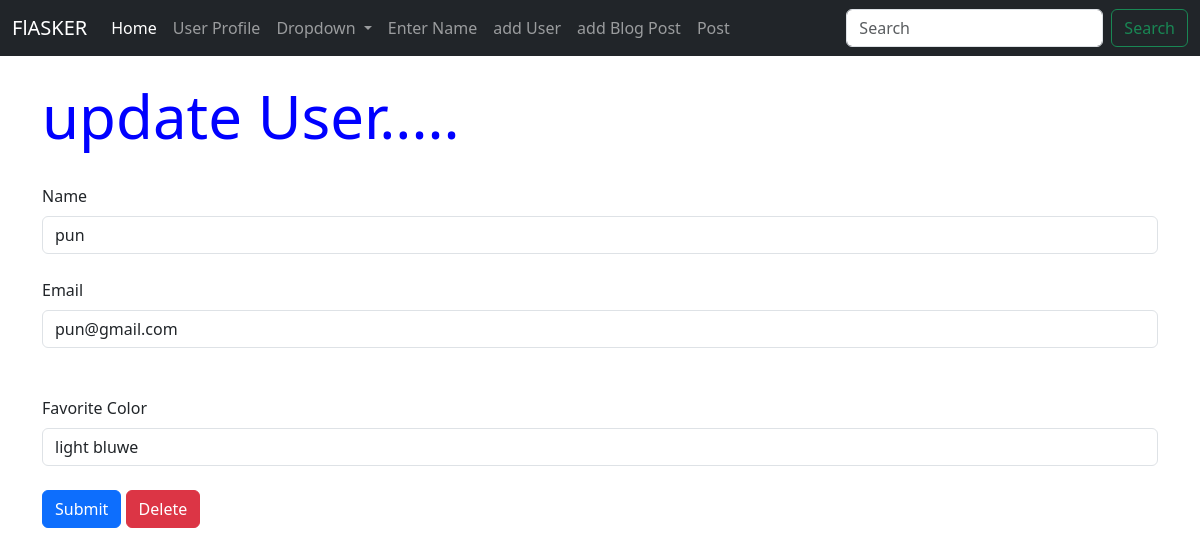
Page /update/4 on the committed database.
### hello.py (models this page shows, shortened)
class Users(db.Model):
    id = db.Column(db.Integer, primary_key=True)
    name = db.Column(db.String(200), nullable=False)
    email = db.Column(db.String(120), nullable=False, unique=True)
    favorite_color = db.Column(db.String(120))
    password_hash = db.Column(db.String(128), nullable=False)
    @property
    def password(self):
        raise AttributeError('password is not a readable attribute')
    date_added = db.Column(db.DateTime, default=datetime.utcnow)

### hello.py (the view)
@app.route('/update/<int:id>', methods=['GET', 'POST'])
def update(id):
    form = UserForm()
    name_to_update = Users.query.get_or_404(id)
    if request.method == "POST":
        name_to_update.name = request.form['name']
        name_to_update.email = request.form['email']
        name_to_update.favorite_color = request.form['favorite_color']
        try:
            db.session.commit()
            flash("User Updated Successfully!")
            return render_template('update.html', form=form, name_to_update=name_to_update)
        except:
            flash("Error! Looks like there was a problem...try again")
            return render_template('update.html', form=form, name_to_update=name_to_update)
    else:
        return render_template('update.html', form=form, name_to_update=name_to_update,id=id)

### hello.py
class UserForm(FlaskForm):
    name = StringField("Name", validators=[DataRequired()])
    email = StringField("Email", validators=[DataRequired()])
    favorite_color = StringField("Favorite Color")
    password_hash = PasswordField("Password", validators=[DataRequired(), EqualTo("password_hash2", message="Passwords Must Match")])
    password_hash2 = PasswordField("Confirm Password", validators=[DataRequired()])
    submit = SubmitField("Submit")

### templates/update.html (shortened to what this page needs)
{% extends 'base.html' %}
{% block content %}
{% if name %}
      <h1> update user</h1>
      <br/>
      <ul>
        {% for our_user in our_users %}
            <li>{{our_user.id}} - {{ our_user.name }} - {{ our_user.email }} - {{ our_user.favorite_color }}</li>
        {% endfor %}
    </ul>
{% else %}
      <h1> update User..... </h1>
      <br/>
      <form action ="/update/{{name_to_update.id}}" method = "POST">
        {{ form.name.label(class="form-label") }}
        {{ form.name(class="form-control", value=name_to_update.name) }}
         <br/>
         {{ form.email.label(class="form-label") }}
         {{ form.email(class="form-control", value=name_to_update.email) }}
          <br/>
        <br/>
          {{ form.favorite_color.label(class="form-label") }}
          {{ form.favorite_color(class="form-control", value=name_to_update.favorite_color) }}
          <br/>
        {{ form.submit(class="btn btn-primary") }}
        <a href={{url_for('delete', id=name_to_update.id)}} class="btn btn-danger">Delete</a>
      </form>
    <br/>
    <br/>
    <br/>
{% endif %}
{% endblock %}

### static/CSS/style.css (style rules this page uses)
h1 { color : blue ; font-size : 60px ; }
body { background-color: #ffffff; }

### rows in the picture
Users: name "pun", email "pun@gmail.com", favorite_color "light bluwe"
